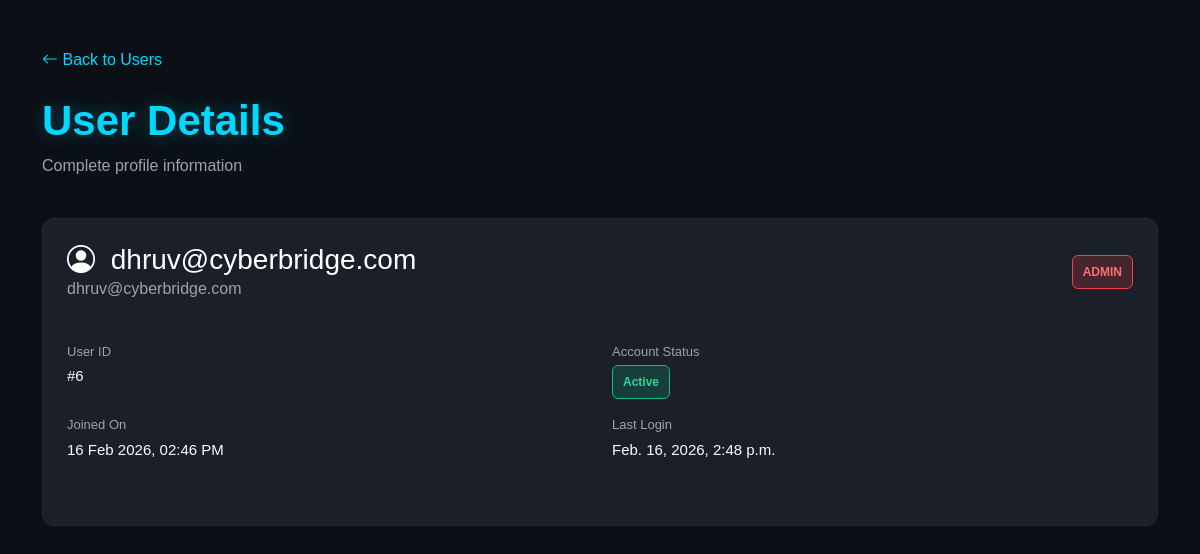
The page /Root/Manage_users/6/ (signed in) on the database its author committed.
### app1/models.py (models this page shows, shortened)
class User(AbstractUser):
    username = models.CharField(unique=True,max_length=50)
    email = models.EmailField(unique=True)
    role = models.ForeignKey('Role', on_delete=models.CASCADE, null=True, blank=True)
    date_created = models.DateTimeField(default=timezone.now)
    is_active = models.BooleanField(default=True)
    USERNAME_FIELD = 'email'
    REQUIRED_FIELDS = ["username"]
    objects = CustomUserManager()  # ✅ Use our new manager here
    groups = models.ManyToManyField(
        Group,
        related_name="custom_user_groups",
        blank=True
    )
    user_permissions = models.ManyToManyField(
        Permission,
        related_name="custom_user_permissions",
        blank=True
    )

### app2/views.py (the view)
# urls.py: path("Manage_users/<int:user_id>/", views.admin_view_user, name="admin_view_user"),
@login_required(login_url='/Root/admin_login')
def admin_view_user(request, user_id):
    user = get_object_or_404(User, id=user_id)
    return render(request, "user-detail.html", {"view_user": user})

### templates/user-detail.html (shortened to what this page needs)
<!DOCTYPE html>
<html lang="en">
<head>
    {% load static %}
    <link href="https://cdn.jsdelivr.net/npm/bootstrap@5.3.2/dist/css/bootstrap.min.css" rel="stylesheet">
    <link rel="stylesheet" href="https://cdn.jsdelivr.net/npm/bootstrap-icons@1.11.1/font/bootstrap-icons.min.css">
    <link rel="stylesheet" href="{% static 'css/styles.css' %}">
    <link rel="stylesheet" href="{% static 'css/admin.css' %}">
</head>
<body>
<main class="container my-5">
    <a href="{% url 'manage_users' %}" class="text-cyan back-link">
        <i class="bi bi-arrow-left"></i> Back to Users
    </a>
    <h1 class="page-title">User Details</h1>
    <p class="page-subtitle">Complete profile information</p>
    <div class="card-dark p-4">
        <div class="d-flex justify-content-between align-items-center mb-4">
            <div>
                <h3 style="margin:0;">
                    <i class="bi bi-person-circle me-2"></i>
                    {{ view_user.username }}
                </h3>
                <span class="text-gray">{{ view_user.email }}</span>
            </div>
            {% if view_user.role.name == "ADMIN" %}
                <span class="badge badge-danger">ADMIN</span>
            {% elif view_user.role.name == "HACKER" %}
                <span class="badge badge-info">HACKER</span>
            {% elif view_user.role.name == "BUSINESS" %}
                <span class="badge badge-warning">BUSINESS</span>
            {% endif %}
        </div>
        <hr style="border-color:#1f2937">
        <div class="row mb-4">
            <div class="col-md-6 mb-3">
                <div class="detail-label">User ID</div>
                <div class="detail-value">#{{ view_user.id }}</div>
            </div>
            <div class="col-md-6 mb-3">
                <div class="detail-label">Account Status</div>
                <div class="detail-value">
                    {% if view_user.is_active %}
                        <span class="badge badge-resolved">Active</span>
                    {% else %}
                        <span class="badge badge-danger">Inactive</span>
                    {% endif %}
                </div>
            </div>
            <div class="col-md-6 mb-3">
                <div class="detail-label">Joined On</div>
                <div class="detail-value">{{ view_user.date_created|date:"d M Y, h:i A" }}</div>
            </div>
            <div class="col-md-6 mb-3">
                <div class="detail-label">Last Login</div>
                <div class="detail-value">
                    {{ view_user.last_login|default:"Never" }}
                </div>
            </div>
        </div>
    </div>
</main>
</body>
</html>

### static/css/styles.css (style rules this page uses)
body { background-color: #0b0f16; color: #ffffff; font-family: 'Poppins', sans-serif; overflow-x: hidden; }
.text-gray { color: #9ca3af; }
.page-title { font-size: 42px; color: #00D9FF; font-weight: 700; margin-bottom: 8px; text-shadow: 0 0 20px rgba(0, 217, 255, 0.3); }
.text-cyan { color: #00D9FF; }
.badge { padding: 10px; border-radius: 6px; font-size: 12px; font-weight: 600; display: inline-block; }
.badge-danger { background-color: rgba(239, 68, 68, 0.2); color: #F87171; border: 1px solid #EF4444; }
.badge-resolved { background-color: rgba(16, 185, 129, 0.2); color: #34D399; border: 1px solid #10B981; }
.card-dark { background-color: #1a1f29; border-radius: 12px; border: 1px solid #1f2937; overflow: hidden; }
.detail-label { color: #9CA3AF; font-size: 13px; margin-bottom: 4px; }
.detail-value { color: #F9FAFB; font-size: 15px; }

### static/css/admin.css (style rules this page uses)
.back-link { text-decoration: none; display: inline-block; margin-bottom: 24px; }
.page-subtitle { color: #9CA3AF; margin-bottom: 40px; }

### rows shown on the page
User: username "dhruv@cyberbridge.com", email "dhruv@cyberbridge.com", id "6", date_created "16 Feb 2026, 02:46 PM", last_login "Feb. 16, 2026, 2:48 p.m."
